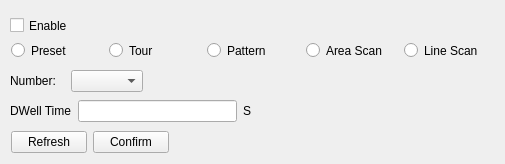
            <widget class="QWidget" name="tab_7">
             <attribute name="title">
              <string>Park action</string>
             </attribute>
             <widget class="QCheckBox" name="parkEnableCheckBox">
              <property name="geometry">
               <rect>
                <x>10</x>
                <y>17</y>
                <width>485</width>
                <height>17</height>
               </rect>
              </property>
              <property name="text">
               <string>Enable</string>
              </property>
             </widget>
             <widget class="QWidget" name="layoutWidget">
              <property name="geometry">
               <rect>
                <x>11</x>
                <y>41</y>
                <width>485</width>
                <height>19</height>
               </rect>
              </property>
              <layout class="QGridLayout" name="gridLayout_5">
               <item row="0" column="4">
                <widget class="QRadioButton" name="parkLineScanRadioBtn">
                 <property name="text">
                  <string>Line Scan</string>
                 </property>
                </widget>
               </item>
               <item row="0" column="2">
                <widget class="QRadioButton" name="parkPatternRadioBtn">
                 <property name="text">
                  <string>Pattern</string>
                 </property>
                </widget>
               </item>
               <item row="0" column="3">
                <widget class="QRadioButton" name="parkAreaScanRadioBtn">
                 <property name="text">
                  <string>Area Scan</string>
                 </property>
                </widget>
               </item>
               <item row="0" column="0">
                <widget class="QRadioButton" name="parkPresetRadioBtn">
                 <property name="text">
                  <string>Preset</string>
                 </property>
                </widget>
               </item>
               <item row="0" column="1">
                <widget class="QRadioButton" name="parkTourRadioBtn">
                 <property name="text">
                  <string>Tour</string>
                 </property>
                </widget>
               </item>
              </layout>
             </widget>
             <widget class="QWidget" name="layoutWidget">
              <property name="geometry">
               <rect>
                <x>10</x>
                <y>100</y>
                <width>241</width>
                <height>22</height>
               </rect>
              </property>
              <layout class="QGridLayout" name="gridLayout_6">
               <item row="0" column="0">
                <widget class="QLabel" name="label_10">
                 <property name="text">
                  <string>DWell Time</string>
                 </property>
                </widget>
               </item>
               <item row="0" column="1">
                <widget class="QLineEdit" name="parkTimeEdit"/>
               </item>
               <item row="0" column="2">
                <widget class="QLabel" name="label_14">
                 <property name="text">
                  <string>S</string>
                 </property>
                </widget>
               </item>
              </layout>
             </widget>
             <widget class="QWidget" name="layoutWidget">
              <property name="geometry">
               <rect>
                <x>11</x>
                <y>130</y>
                <width>158</width>
                <height>25</height>
               </rect>
              </property>
              <layout class="QGridLayout" name="gridLayout_7">
               <item row="0" column="0">
                <widget class="QPushButton" name="parkRefreshBtn">
                 <property name="text">
                  <string>Refresh</string>
                 </property>
                </widget>
               </item>
               <item row="0" column="1">
                <widget class="QPushButton" name="parkConfirmBtn">
                 <property name="text">
                  <string>Confirm</string>
                 </property>
                </widget>
               </item>
              </layout>
             </widget>
             <widget class="QWidget" name="layoutWidget">
              <property name="geometry">
               <rect>
                <x>10</x>
                <y>70</y>
                <width>133</width>
                <height>22</height>
               </rect>
              </property>
              <layout class="QGridLayout" name="gridLayout_9">
               <item row="0" column="0">
                <widget class="QLabel" name="label_19">
                 <property name="text">
                  <string>Number:</string>
                 </property>
                </widget>
               </item>
               <item row="0" column="1">
                <widget class="QComboBox" name="parkComboBox"/>
               </item>
              </layout>
             </widget>
            </widget>
